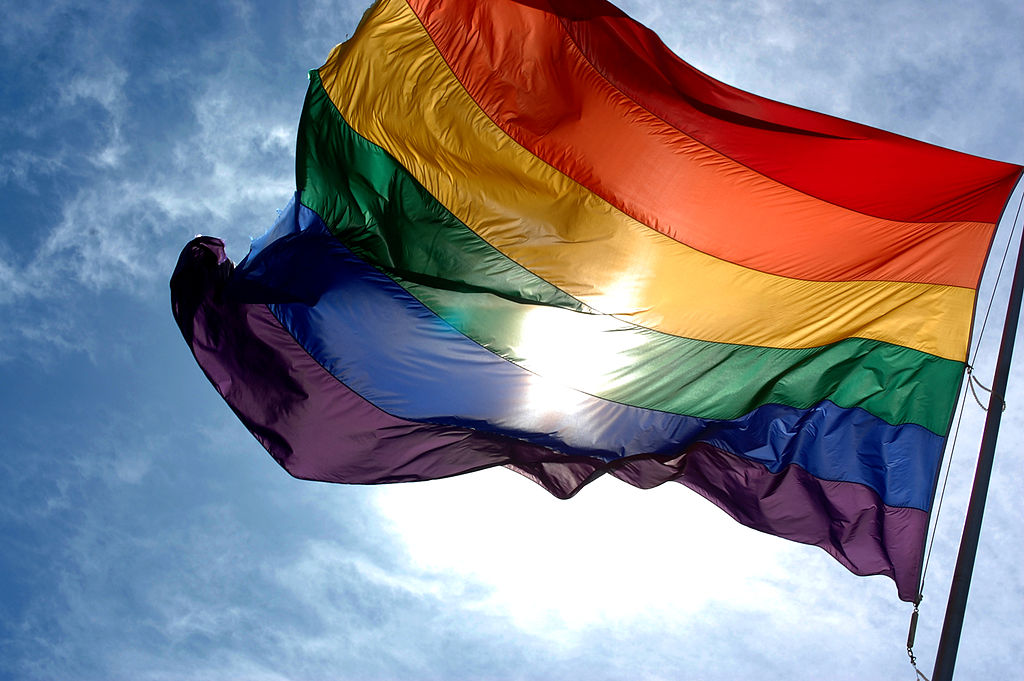
#> input picture CVND_Exercises/1_4_Feature_Vectors/images/rainbow_flag.jpg, 1024 x 681 px
$ jupyter execute --allow-errors '1. Image Pyramids.ipynb'   (shell and % lines are left out)
#> lines starting #> are read from the running program, lines starting #| are printed output that depends on the picture
## Image pyramids

Take a look at how downsampling with image pyramids works.

First, we'll read in an image then construct and display a few layers of an image pyramid.

[cell 1]
# mount google drive
from google.colab import drive
drive.mount('/content/drive')

# change working directory
%cd drive/My Drive/Colab Notebooks/Computer Vision Nanodegree/CVND_Exercises/1_4_Feature_Vectors

[cell 2]
import numpy as np
import matplotlib.pyplot as plt
import cv2

from matplotlib import animation, rc
from IPython.display import HTML


# Read in the image
image = cv2.imread('images/rainbow_flag.jpg')
#> image is the input picture: shape (681, 1024, 3); mean B, G, R 139.6, 129.7, 134

# Change color to RGB (from BGR)
image = cv2.cvtColor(image, cv2.COLOR_BGR2RGB)
print(image.shape)
#| (681, 1024, 3)
plt.imshow(image);
#> (this line was passed over: IPython is not available in this run)

[cell 3]
level_1 = cv2.pyrDown(image)
level_2 = cv2.pyrDown(level_1)
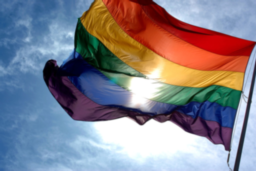
#> level_2: shape (171, 256, 3); mean R, G, B 133.9, 129.7, 139.7
level_3 = cv2.pyrDown(level_2)
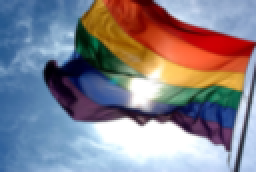
#> level_3: shape (86, 128, 3) (shown 2 times larger); mean R, G, B 133.7, 129.7, 139.9

# Display the images
#> (the rest of this cell did not finish here and is left out)

$ run again, with CVND_Exercises/1_4_Feature_Vectors/images/Team.jpeg copied over CVND_Exercises/1_4_Feature_Vectors/images/rainbow_flag.jpg
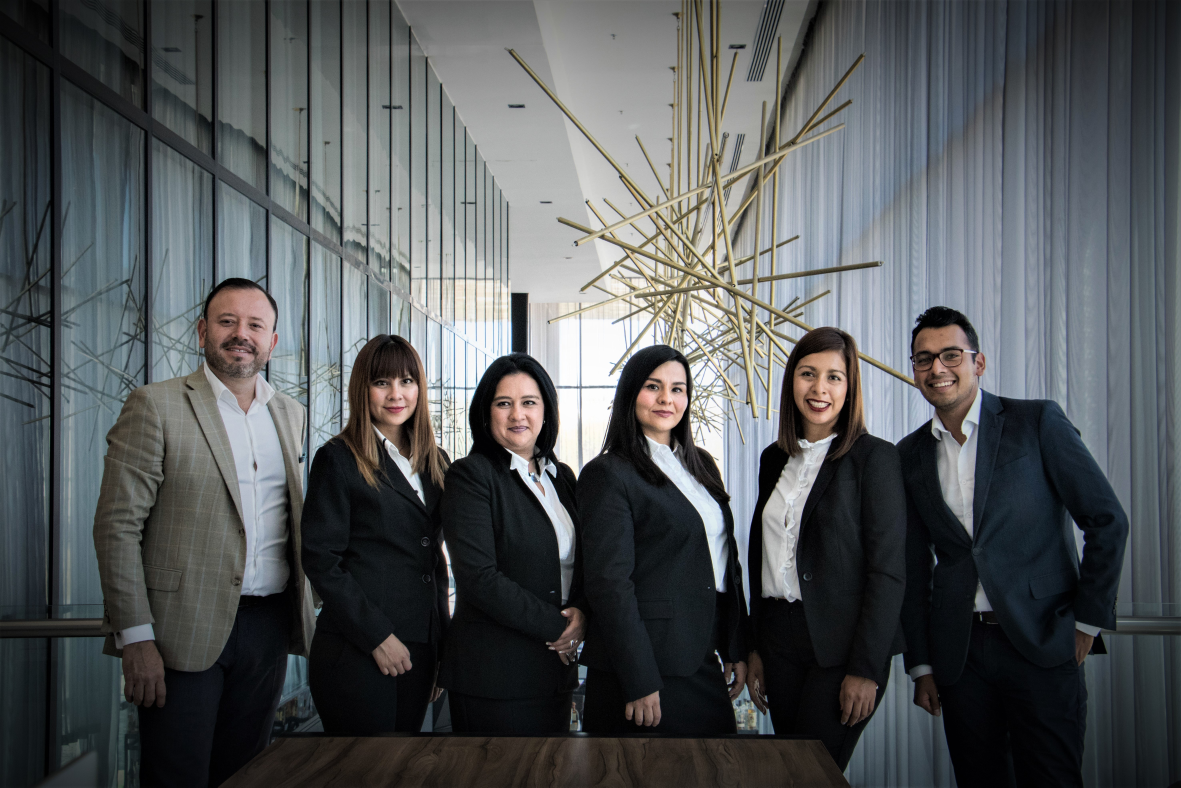
#> input picture CVND_Exercises/1_4_Feature_Vectors/images/Team.jpeg, 5905 x 3937 px (shown at 1/5 size)
#> image is the input picture: shape (3937, 5905, 3); mean B, G, R 88.3, 86.5, 83.2
#| (3937, 5905, 3)
#> `level_3 = cv2.pyrDown(level_2)`:
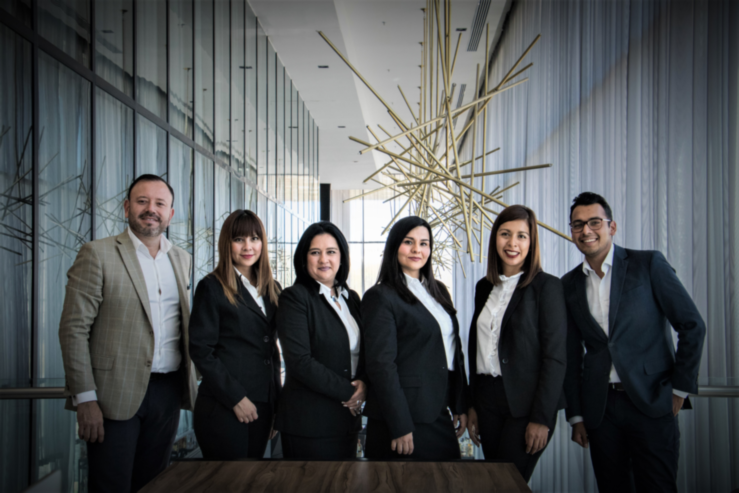
#> level_3: shape (493, 739, 3); mean R, G, B 83.1, 86.5, 88.2

$ run again, with CVND_Exercises/1_4_Feature_Vectors/images/cat.jpeg copied over CVND_Exercises/1_4_Feature_Vectors/images/rainbow_flag.jpg
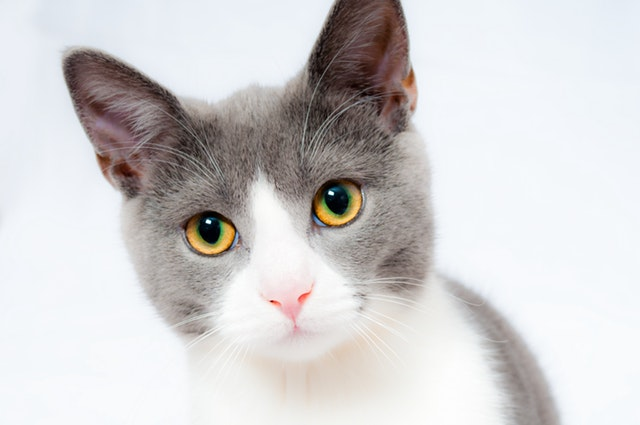
#> input picture CVND_Exercises/1_4_Feature_Vectors/images/cat.jpeg, 640 x 425 px
#> image is the input picture: shape (425, 640, 3); mean B, G, R 208.1, 207.7, 209.6
#| (425, 640, 3)
#> `level_2 = cv2.pyrDown(level_1)`:
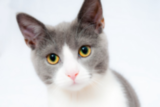
#> level_2: shape (107, 160, 3); mean R, G, B 209.7, 207.8, 208.3
#> `level_3 = cv2.pyrDown(level_2)`:
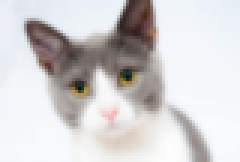
#> level_3: shape (54, 80, 3) (shown 3 times larger); mean R, G, B 209.9, 208, 208.5
